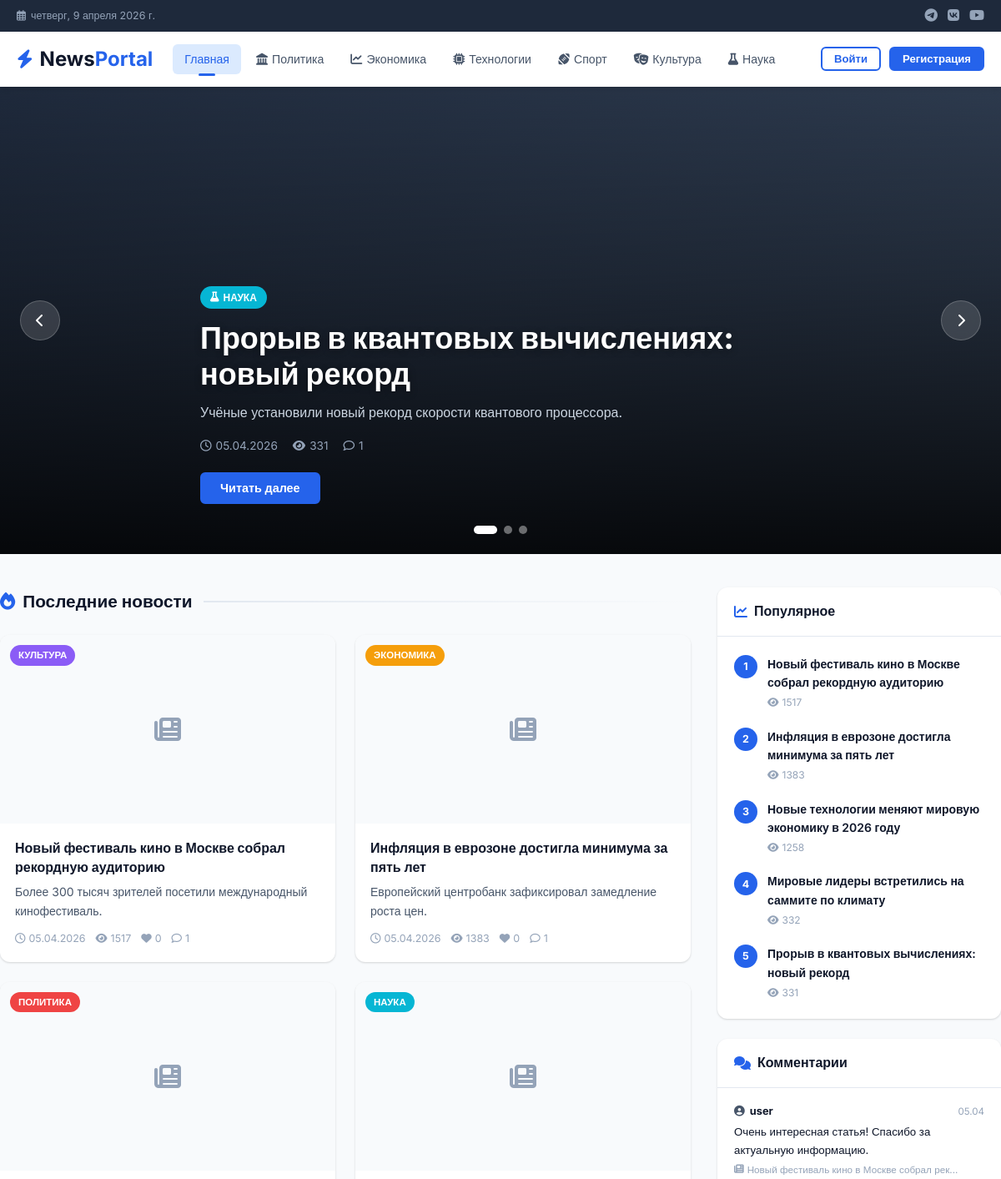
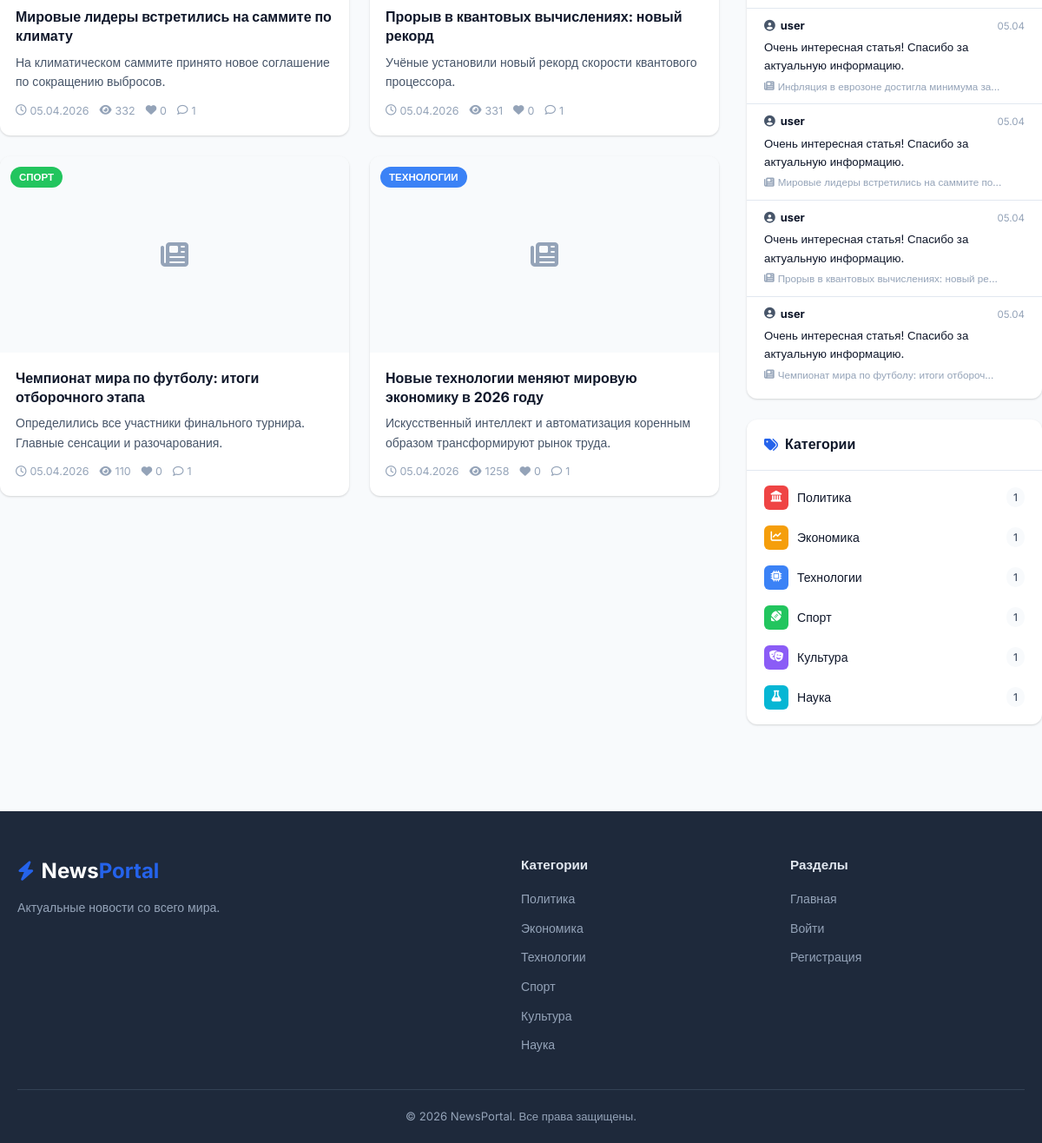
The page / on the database its author committed (2 pictures, top to bottom).
### app/models/__init__.py (models this page shows, shortened)
class Category(db.Model):
    __tablename__ = 'categories'
    id = db.Column(db.Integer, primary_key=True)
    name = db.Column(db.String(64), unique=True, nullable=False)
    slug = db.Column(db.String(64), unique=True, nullable=False)
    color = db.Column(db.String(20), default='#3b82f6')
    icon = db.Column(db.String(64), default='fas fa-tag')
    news = db.relationship('News', backref='category', lazy='dynamic')

class News(db.Model):
    __tablename__ = 'news'
    id = db.Column(db.Integer, primary_key=True)
    title = db.Column(db.String(256), nullable=False)
    slug = db.Column(db.String(256), unique=True, nullable=False)
    content = db.Column(db.Text, nullable=False)
    summary = db.Column(db.String(512))
    image = db.Column(db.String(256))
    category_id = db.Column(db.Integer, db.ForeignKey('categories.id'), nullable=False)
    author_id = db.Column(db.Integer, db.ForeignKey('users.id'), nullable=False)
    published_at = db.Column(db.DateTime, default=datetime.utcnow)
    is_published = db.Column(db.Boolean, default=True)
    is_featured = db.Column(db.Boolean, default=False)
    views_count = db.Column(db.Integer, default=0)
    author = db.relationship('User', backref='news_posts')
    comments = db.relationship('Comment', backref='news', lazy='dynamic', cascade='all, delete-orphan')
    likes = db.relationship('Like', backref='news', lazy='dynamic', cascade='all, delete-orphan')
    @property
    def likes_count(self):
        return self.likes.count()
    @property
    def comments_count(self):
        return self.comments.filter_by(is_approved=True).count()

class Comment(db.Model):
    __tablename__ = 'comments'
    id = db.Column(db.Integer, primary_key=True)
    content = db.Column(db.Text, nullable=False)
    news_id = db.Column(db.Integer, db.ForeignKey('news.id'), nullable=False)
    user_id = db.Column(db.Integer, db.ForeignKey('users.id'), nullable=False)
    created_at = db.Column(db.DateTime, default=datetime.utcnow)
    is_approved = db.Column(db.Boolean, default=True)

class User(UserMixin, db.Model):
    __tablename__ = 'users'
    id = db.Column(db.Integer, primary_key=True)
    username = db.Column(db.String(64), unique=True, nullable=False)
    email = db.Column(db.String(120), unique=True, nullable=False)
    password_hash = db.Column(db.String(256), nullable=False)
    role = db.Column(db.String(20), default='user')  # Роль пользователя: 'admin' или 'user'
    avatar = db.Column(db.String(256), default='default_avatar.png')
    created_at = db.Column(db.DateTime, default=datetime.utcnow)
    is_active = db.Column(db.Boolean, default=True)
    comments = db.relationship('Comment', backref='author', lazy='dynamic', cascade='all, delete-orphan')
    likes = db.relationship('Like', backref='user', lazy='dynamic', cascade='all, delete-orphan')

### app/views/main.py (the view)
@main_bp.route('/')
def index():
    featured_news = (
        News.query
        .filter_by(is_published=True, is_featured=True)
        .order_by(News.published_at.desc())
        .limit(5)
        .all()
    )
    latest_news = (
        News.query
        .filter_by(is_published=True)
        .order_by(News.published_at.desc())
        .limit(8)
        .all()
    )
    popular_news = (
        News.query
        .filter_by(is_published=True)
        .order_by(News.views_count.desc())
        .limit(5)
        .all()
    )
    latest_comments = (
        Comment.query
        .filter_by(is_approved=True)
        .order_by(Comment.created_at.desc())
        .limit(5)
        .all()
    )
    categories = Category.query.all()
    return render_template(
        'index.html',
        featured_news=featured_news,
        latest_news=latest_news,
        popular_news=popular_news,
        latest_comments=latest_comments,
        categories=categories,
    )

### app/templates/index.html (shortened to what this page needs)
{% extends 'base.html' %}
{% block content %}
{% if featured_news %}
<section class="hero-slider">
    <div class="slider-wrapper" id="heroSlider">
        {% for article in featured_news %}
        <div class="slide {% if loop.first %}active{% endif %}">
            {% if article.image %}
            <img src="{{ url_for('static', filename='img/uploads/' + article.image) }}" alt="{{ article.title }}" class="slide-bg">
            {% else %}
            <div class="slide-bg slide-placeholder"></div>
            {% endif %}
            <div class="slide-overlay"></div>
            <div class="slide-content container">
                <span class="badge" style="background: {{ article.category.color }}">
                    <i class="{{ article.category.icon }}"></i> {{ article.category.name }}
                </span>
                <h1><a href="{{ url_for('news.detail', slug=article.slug) }}">{{ article.title }}</a></h1>
                {% if article.summary %}<p>{{ article.summary }}</p>{% endif %}
                <div class="slide-meta">
                    <span><i class="far fa-clock"></i> {{ article.published_at.strftime('%d.%m.%Y') }}</span>
                    <span><i class="fas fa-eye"></i> {{ article.views_count }}</span>
                    <span><i class="far fa-comment"></i> {{ article.comments_count }}</span>
                </div>
                <a href="{{ url_for('news.detail', slug=article.slug) }}" class="btn btn-primary">Читать далее</a>
            </div>
        </div>
        {% endfor %}
    </div>
    <button class="slider-btn slider-prev" id="sliderPrev"><i class="fas fa-chevron-left"></i></button>
    <button class="slider-btn slider-next" id="sliderNext"><i class="fas fa-chevron-right"></i></button>
    <div class="slider-dots" id="sliderDots">
        {% for article in featured_news %}
        <button class="dot {% if loop.first %}active{% endif %}" data-index="{{ loop.index0 }}"></button>
        {% endfor %}
    </div>
</section>
{% endif %}
<div class="container main-grid-wrapper">
    <div class="main-content-area">
        <section class="section">
            <div class="section-header">
                <h2><i class="fas fa-fire"></i> Последние новости</h2>
                <div class="section-line"></div>
            </div>
            <div class="news-grid">
                {% for article in latest_news %}
                <article class="news-card">
                    <a href="{{ url_for('news.detail', slug=article.slug) }}" class="news-card-img-link">
                        {% if article.image %}
                        <img src="{{ url_for('static', filename='img/uploads/' + article.image) }}" alt="{{ article.title }}">
                        {% else %}
                        <div class="news-card-placeholder"><i class="fas fa-newspaper"></i></div>
                        {% endif %}
                        <span class="news-card-badge" style="background: {{ article.category.color }}">{{ article.category.name }}</span>
                    </a>
                    <div class="news-card-body">
                        <h3><a href="{{ url_for('news.detail', slug=article.slug) }}">{{ article.title }}</a></h3>
                        {% if article.summary %}<p class="news-card-summary">{{ article.summary[:120] }}{% if article.summary|length > 120 %}...{% endif %}</p>{% endif %}
                        <div class="news-card-meta">
                            <span><i class="far fa-clock"></i> {{ article.published_at.strftime('%d.%m.%Y') }}</span>
                            <span><i class="fas fa-eye"></i> {{ article.views_count }}</span>
                            <span><i class="fas fa-heart"></i> {{ article.likes_count }}</span>
                            <span><i class="far fa-comment"></i> {{ article.comments_count }}</span>
                        </div>
                    </div>
                </article>
                {% endfor %}
            </div>
        </section>
    </div>
    <aside class="sidebar">
        <div class="sidebar-widget">
            <div class="widget-header">
                <h3><i class="fas fa-chart-line"></i> Популярное</h3>
            </div>
            <ol class="popular-list">
                {% for article in popular_news %}
                <li>
                    <div class="popular-num">{{ loop.index }}</div>
                    <div class="popular-info">
                        <a href="{{ url_for('news.detail', slug=article.slug) }}">{{ article.title }}</a>
                        <span class="popular-views"><i class="fas fa-eye"></i> {{ article.views_count }}</span>
                    </div>
                </li>
                {% endfor %}
            </ol>
        </div>
        <div class="sidebar-widget">
            <div class="widget-header">
                <h3><i class="fas fa-comments"></i> Комментарии</h3>
            </div>
            <ul class="comment-list-sidebar">
                {% for comment in latest_comments %}
                <li>
                    <div class="comment-sidebar-user">
                        <i class="fas fa-user-circle"></i>
                        <strong>{{ comment.author.username }}</strong>
                        <span>{{ comment.created_at.strftime('%d.%m') }}</span>
                    </div>
                    <a href="{{ url_for('news.detail', slug=comment.news.slug) }}#comments" class="comment-sidebar-text">
                        {{ comment.content[:80] }}{% if comment.content|length > 80 %}...{% endif %}
                    </a>
                    <div class="comment-sidebar-news">
                        <i class="fas fa-newspaper"></i> {{ comment.news.title[:40] }}...
                    </div>
                </li>
                {% endfor %}
            </ul>
        </div>
        <div class="sidebar-widget">
            <div class="widget-header">
                <h3><i class="fas fa-tags"></i> Категории</h3>
            </div>
            <ul class="category-list">
                {% for cat in categories %}
                <li>
                    <a href="{{ url_for('main.category', slug=cat.slug) }}">
                        <span class="cat-icon" style="background: {{ cat.color }}"><i class="{{ cat.icon }}"></i></span>
                        {{ cat.name }}
                        <span class="cat-count">{{ cat.news.filter_by(is_published=True).count() }}</span>
                    </a>
                </li>
                {% endfor %}
            </ul>
        </div>
    </aside>
</div>
{% endblock %}

### app/templates/base.html (shortened to what this page needs)
<!DOCTYPE html>
<html lang="ru">
<head>
    <link rel="stylesheet" href="https://cdnjs.cloudflare.com/ajax/libs/font-awesome/6.5.0/css/all.min.css">
    <link rel="stylesheet" href="{{ url_for('static', filename='css/style.css') }}">
</head>
<body>
<header class="site-header">
    <div class="header-top">
        <div class="container">
            <div class="header-top-inner">
                <div class="header-date">
                    <i class="far fa-calendar-alt"></i>
                    <span id="current-date"></span>
                </div>
                <div class="header-social">
                    <a href="#"><i class="fab fa-telegram"></i></a>
                    <a href="#"><i class="fab fa-vk"></i></a>
                    <a href="#"><i class="fab fa-youtube"></i></a>
                </div>
            </div>
        </div>
    </div>
    <div class="header-main">
        <div class="container">
            <div class="header-main-inner">
                <a href="{{ url_for('main.index') }}" class="logo">
                    <i class="fas fa-bolt"></i>
                    <span>News<strong>Portal</strong></span>
                </a>
                <nav class="main-nav">
                    <ul>
                        <li><a href="{{ url_for('main.index') }}" class="{% if request.endpoint == 'main.index' %}active{% endif %}">Главная</a></li>
                        {% for cat in categories %}
                        <li>
                            <a href="{{ url_for('main.category', slug=cat.slug) }}"
                               class="{% if request.view_args and request.view_args.get('slug') == cat.slug %}active{% endif %}"
                               style="--cat-color: {{ cat.color }}">
                                <i class="{{ cat.icon }}"></i> {{ cat.name }}
                            </a>
                        </li>
                        {% endfor %}
                    </ul>
                </nav>
                <div class="header-actions">
                    {% if current_user.is_authenticated %}
                        {% if current_user.is_admin %}
                        <a href="{{ url_for('admin_panel.dashboard') }}" class="btn btn-sm btn-outline">
                            <i class="fas fa-cog"></i> Админ
                        </a>
                        {% endif %}
                        <div class="user-menu">
                            <button class="user-menu-toggle">
                                <i class="fas fa-user-circle"></i> {{ current_user.username }}
                                <i class="fas fa-chevron-down"></i>
                            </button>
                            <div class="user-dropdown">
                                <a href="{{ url_for('auth.logout') }}"><i class="fas fa-sign-out-alt"></i> Выйти</a>
                            </div>
                        </div>
                    {% else %}
                        <a href="{{ url_for('auth.login') }}" class="btn btn-sm btn-outline">Войти</a>
                        <a href="{{ url_for('auth.register') }}" class="btn btn-sm btn-primary">Регистрация</a>
                    {% endif %}
                </div>
            </div>
        </div>
    </div>
</header>
<main class="site-main">
    {% block content %}{% endblock %}
</main>
<footer class="site-footer">
    <div class="container">
        <div class="footer-grid">
            <div class="footer-brand">
                <a href="{{ url_for('main.index') }}" class="logo">
                    <i class="fas fa-bolt"></i>
                    <span>News<strong>Portal</strong></span>
                </a>
                <p>Актуальные новости со всего мира.</p>
            </div>
            <div class="footer-links">
                <h4>Категории</h4>
                <ul>
                    {% for cat in categories %}
                    <li><a href="{{ url_for('main.category', slug=cat.slug) }}">{{ cat.name }}</a></li>
                    {% endfor %}
                </ul>
            </div>
            <div class="footer-links">
                <h4>Разделы</h4>
                <ul>
                    <li><a href="{{ url_for('main.index') }}">Главная</a></li>
                    <li><a href="{{ url_for('auth.login') }}">Войти</a></li>
                    <li><a href="{{ url_for('auth.register') }}">Регистрация</a></li>
                </ul>
            </div>
        </div>
        <div class="footer-bottom">
            <p>&copy; 2026 NewsPortal. Все права защищены.</p>
        </div>
    </div>
</footer>
</body>
</html>

### rows shown on the page
Category: name "Политика", news.filter_by "1"
Category: name "Экономика", news.filter_by "1"
Category: name "Технологии", news.filter_by "1"
Category: name "Спорт", news.filter_by "1"
Category: name "Культура", news.filter_by "1"
Category: name "Наука", news.filter_by "1"
News: category.name "НАУКА", title "Прорыв в квантовых вычислениях: новый рекорд", summary "Учёные установили новый рекорд скорости квантового процессора.", published_at "05.04.2026", views_count "331", comments_count "1", likes_count "0"
News: category.name "СПОРТ", title "Чемпионат мира по футболу: итоги отборочного этапа", summary "Определились все участники финального турнира. Главные сенсации и разочарования.", published_at "05.04.2026", views_count "110", likes_count "0", comments_count "1"
News: category.name "ТЕХНОЛОГИИ", title "Новые технологии меняют мировую экономику в 2026 году", summary "Искусственный интеллект и автоматизация коренным образом трансформируют рынок труда.", published_at "05.04.2026", views_count "1258", likes_count "0", comments_count "1"
News: category.name "КУЛЬТУРА", title "Новый фестиваль кино в Москве собрал рекордную аудиторию", summary "Более 300 тысяч зрителей посетили международный кинофестиваль.", published_at "05.04.2026", views_count "1517", likes_count "0", comments_count "1"
News: category.name "ЭКОНОМИКА", title "Инфляция в еврозоне достигла минимума за пять лет", summary "Европейский центробанк зафиксировал замедление роста цен.", published_at "05.04.2026", views_count "1383", likes_count "0", comments_count "1"
News: category.name "ПОЛИТИКА", title "Мировые лидеры встретились на саммите по климату", summary "На климатическом саммите принято новое соглашение по сокращению выбросов.", published_at "05.04.2026", views_count "332", likes_count "0", comments_count "1"
Comment: author.username "user", created_at "05.04", content "Очень интересная статья! Спасибо за актуальную информацию.", news "Новый фестиваль кино в Москве собрал рек"
Comment: author.username "user", created_at "05.04", content "Очень интересная статья! Спасибо за актуальную информацию.", news "Инфляция в еврозоне достигла минимума за"
Comment: author.username "user", created_at "05.04", content "Очень интересная статья! Спасибо за актуальную информацию.", news "Мировые лидеры встретились на саммите по"
Comment: author.username "user", created_at "05.04", content "Очень интересная статья! Спасибо за актуальную информацию.", news "Прорыв в квантовых вычислениях: новый ре"
Comment: author.username "user", created_at "05.04", content "Очень интересная статья! Спасибо за актуальную информацию.", news "Чемпионат мира по футболу: итоги отбороч"
